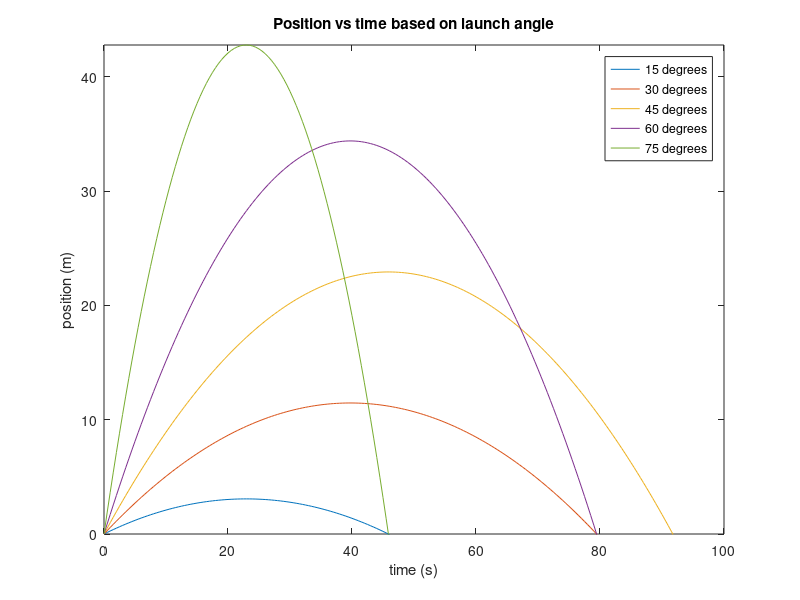

The MATLAB source for this figure:
clear all
close all

g = 9.81; % m/s^2
y0 = 0; % m/s
v0 = 30; % m/s
theta0 = 15:15:75;
x = 0:0.5:100;
y = ones(length(x), length(theta0));

for i = 1:length(x)
    % for each time interval
    for j = 1:length(theta0)
        % for each launch angle(value of theta)
        y(i,j) = (tand(theta0(j)) * x(i)) - (g / (2 * (v0 ^ 2) * (cosd(theta0(j)) ^ 2))) * (x(i) ^ 2) + y0;
    end
end

figure
plot(x, y)
axis([min(x) max(x) 0 max(max(y))])
legend('15 degrees', '30 degrees', '45 degrees', '60 degrees', '75 degrees');
title('Position vs time based on launch angle')
xlabel('time (s)')
ylabel('position (m)')
